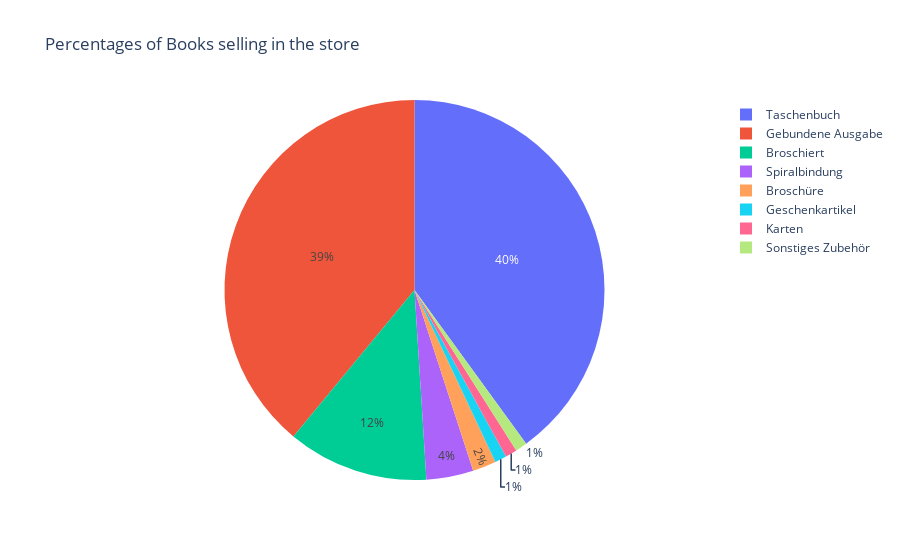

The notebook cell saved with this chart:
### Code cell
sells_based_on_store = df.groupby(by="Store Name")[["Store Name"]].count()
print(sells_based_on_store)
fig = px.pie(sells_based_on_store, values='Store Name',names=sells_based_on_store.index,title='Percentages of Books selling in the store')
fig.show()

### Figure 1 — Plotly figure (JSON) as saved in the notebook; plotly's stock layout.template omitted (floating-point values rounded to 4 significant figures)
{"data": [{"domain": {"x": [0, 1], "y": [0, 1]}, "hovertemplate": "index=%{label}<br>Store Name=%{value}<extra></extra>", "labels": ["Broschiert", "Broschüre", "Gebundene Ausgabe", "Geschenkartikel", "Karten", "Sonstiges Zubehör", "Spiralbindung", "Taschenbuch"], "legendgroup": "", "name": "", "showlegend": true, "type": "pie", "values": [12, 2, 39, 1, 1, 1, 4, 40]}], "layout": {"legend": {"tracegroupgap": 0}, "title": {"text": "Percentages of Books selling in the store"}}}
